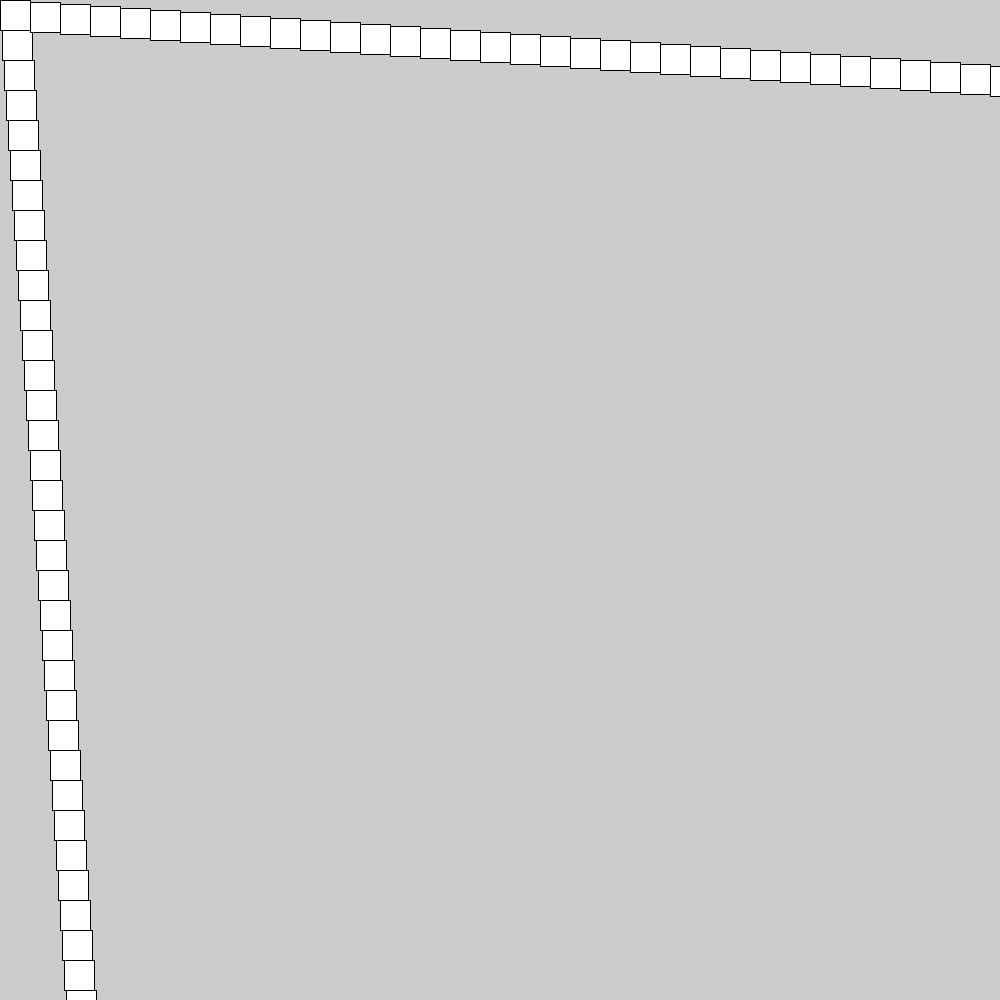
Frame 1 (no input)
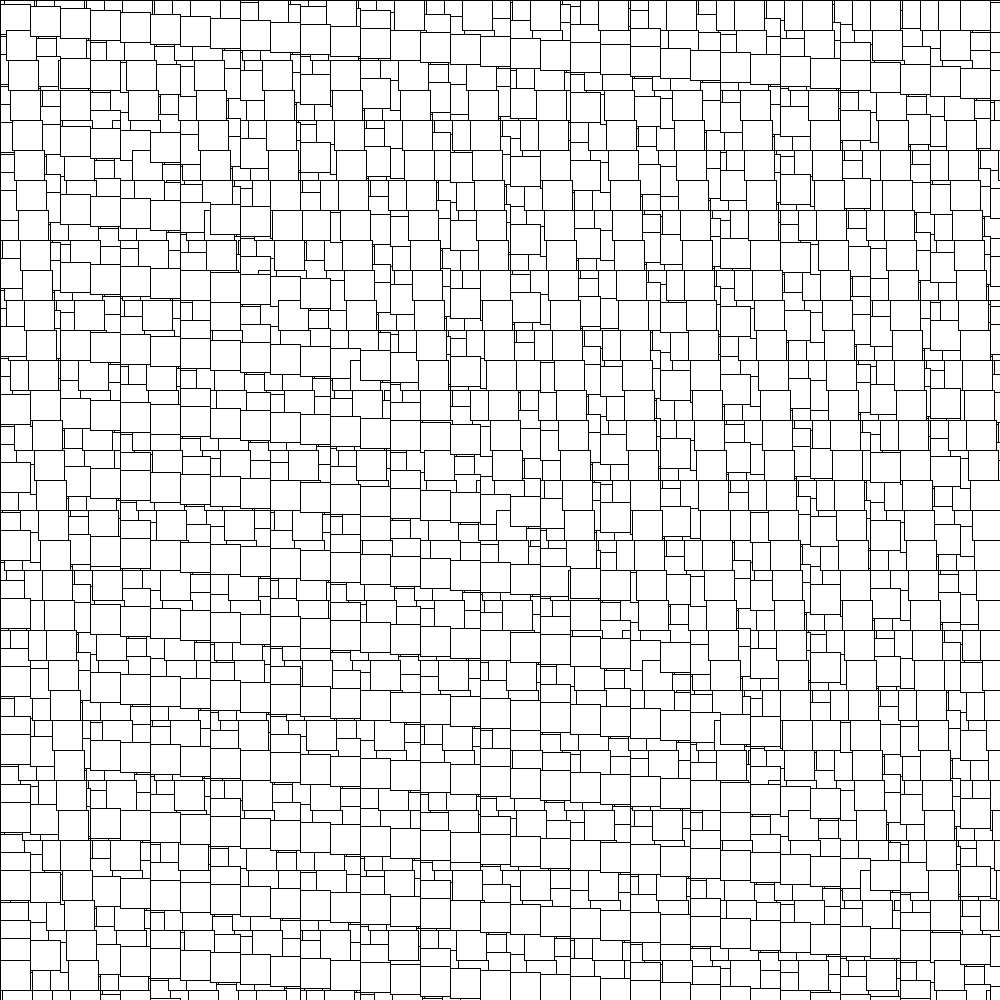
Frame 60 (the mouse pressed at the canvas centre just before this capture)
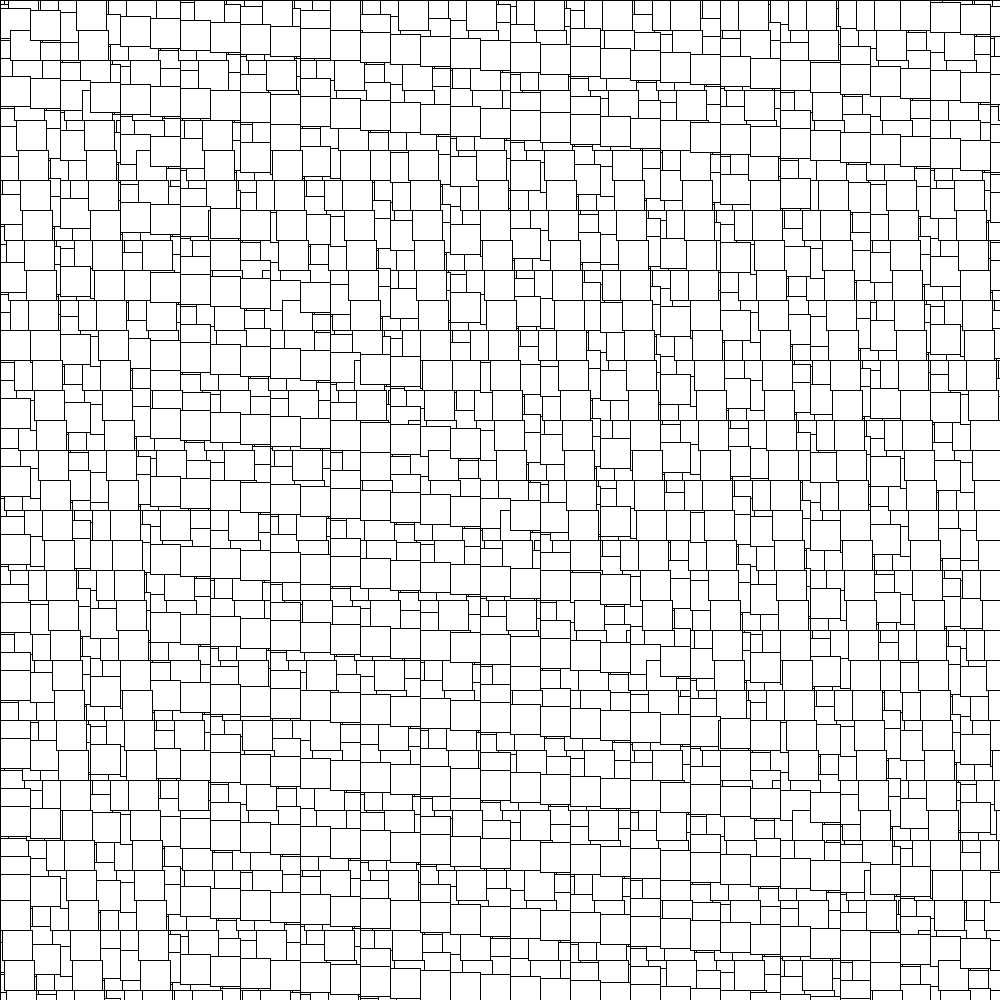
Frame 120 (the mouse held since frame 60 and released just before this capture)

The Processing sketch that drew these frames (run headless with seeded random() and noise(); from frame 60 on, the mouse is pressed at the canvas centre):

// Processing sketch: julian_mad
// ── julian_mad.pde
int a=0;

void setup()
{
  size(1000, 1000);
}
void draw()
{ 
  for (int i=0; i<1000; i=i+30)
  {
    rect(0+a, 0+i, 30, 30);
    rect(0+i, 0+a, 30, 30);
    a=a+2;
    if (a>1000)
    {
      a=0;
    }
  }
 
}
